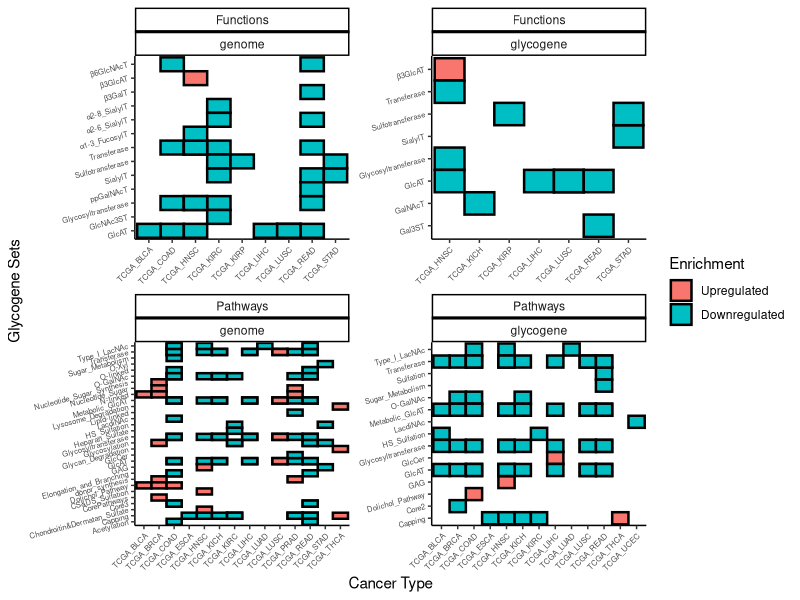
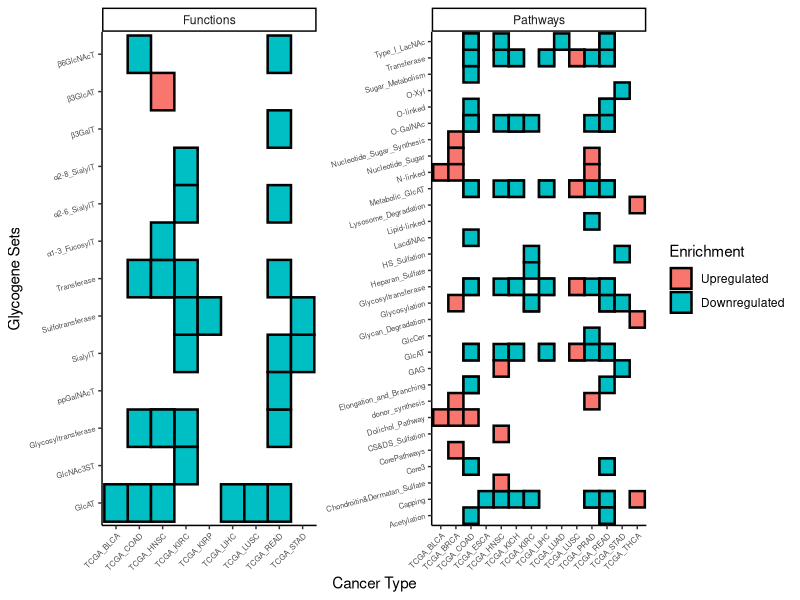

Here is the R script that generated these plots, in order:
library(dplyr);library(tidyr);library(ggplot2);library(tibble)


#Read in enrichment data:
enrichdta<-read.table('./analysis/enrichments/allEnrichData.tsv',sep='\t',header=T)

p<-enrichdta %>% group_by(ctype,pathways) %>% filter(any(adjP<=0.1)) %>% 
	mutate(enrichDir=case_when(adjP<=0.1 & direction=='up' ~ 'Upregulated',
				   adjP<=0.1 & direction=='down' ~ 'Downregulated',
				   TRUE ~ 'N.S.'
				   )) %>% 
	filter(enrichDir!='N.S.',pathways!='Pathway',pathways!='Glycogene') %>% 
	mutate(enrichDir=factor(enrichDir,levels=c('Upregulated','Downregulated'))) %>%
	ggplot(aes(x=ctype,y=pathways,fill=enrichDir)) +
	geom_tile(color='black',size=0.85) +
	theme_classic() +
	facet_wrap(~pathType + universe,scale='free') +
	guides(fill=guide_legend(title='Enrichment')) + 
	labs(x='Cancer Type',y='Glycogene Sets') + 
       	theme(axis.text.x=element_text(angle=45,hjust=1,size=5.75),
	axis.text.y=element_text(angle=15,size=5.5))	

ggsave(filename='enrichmentTestResults_all.eps',device='eps',plot=p,width=8,height=5.5,units='in')

p_genome<-enrichdta %>% group_by(ctype,pathways) %>% filter(any(adjP<=0.1) & universe=='genome') %>% 
	mutate(enrichDir=case_when(adjP<=0.1 & direction=='up' ~ 'Upregulated',
				   adjP<=0.1 & direction=='down' ~ 'Downregulated',
				   TRUE ~ 'N.S.'
				   )) %>% 
	filter(enrichDir!='N.S.',pathways!='Pathway',pathways!='Glycogene') %>% 
	mutate(enrichDir=factor(enrichDir,levels=c('Upregulated','Downregulated'))) %>%
		ggplot(aes(x=ctype,y=pathways,fill=enrichDir)) +
		geom_tile(color='black',size=0.85) +
		theme_classic() +
		facet_wrap(~pathType,scale='free') +
		guides(fill=guide_legend(title='Enrichment')) + 
		labs(x='Cancer Type',y='Glycogene Sets') + 
		theme(axis.text.x=element_text(angle=45,hjust=1,size=5.75),
		axis.text.y=element_text(angle=15,size=5.5))	

ggsave(filename='enrichmentTestResults.eps',device='eps',plot=p_genome,width=8,height=5.5,units='in')

